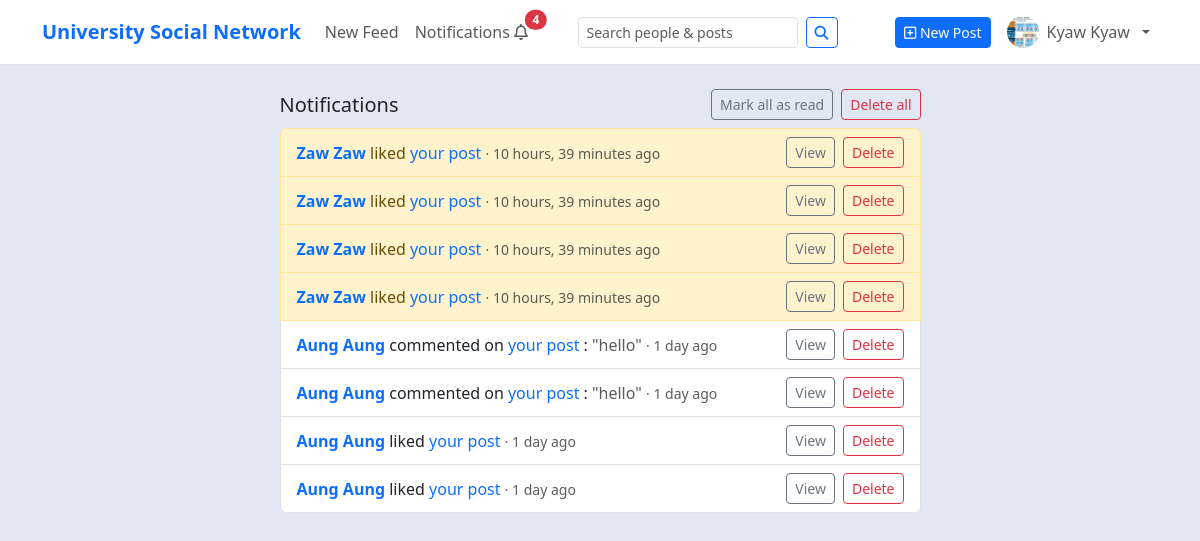
/notifications/ (signed in), run on the app's committed database.
### myapp/models.py (models this page shows, shortened)
class User(AbstractBaseUser, PermissionsMixin):
    email = models.EmailField(unique=True)
    is_staff = models.BooleanField(default=False)
    is_active = models.BooleanField(default=True)
    date_joined = models.DateTimeField(default=timezone.now)
    objects = UserManager()
    USERNAME_FIELD = "email"
    REQUIRED_FIELDS = []

class Profile(models.Model):
    MAJOR = [
        ('CST', 'CST'),
        ('CS',  'Computer Science (CS)'),
        ('CT',  'Computer Technology (CT)'),
    ]
    ACADEMIC_YEAR = [
        ('FIRST_YEAR',  'first year'),
        ('SECOND_YEAR', 'Second year'),
        ('THIRD_YEAR',  'Third year'),
        ('FORUTH_YEAR', 'Fourth year'),
        ('FINAL_YEAR',  'Final year'),
    ]
    user = models.OneToOneField(
        settings.AUTH_USER_MODEL,
        on_delete=models.CASCADE,
        related_name="profile",
    )
    full_name = models.CharField(max_length=150, blank=True)
    bio = models.TextField(blank=True)
    major = models.CharField(max_length=15, choices=MAJOR, blank=True, null=True)
    year = models.CharField(max_length=15, choices=ACADEMIC_YEAR, blank=True, null=True)
    roll_no = models.CharField(max_length=15, blank=True, null=True)
    photo = models.ImageField(upload_to='profile', blank=True, null=True)
    phone_no = models.CharField(max_length=15, blank=True, null=True)
    posts_count = models.PositiveIntegerField(default=0)
    followers_count = models.PositiveIntegerField(default=0)
    following_count = models.PositiveIntegerField(default=0)

class Notification(models.Model):
    actor = models.ForeignKey(
        settings.AUTH_USER_MODEL, null=True, blank=True,
        on_delete=models.SET_NULL, related_name='notifications_sent'
    )
    recipient = models.ForeignKey(
        settings.AUTH_USER_MODEL, on_delete=models.CASCADE,
        related_name='notifications'
    )
    verb = models.CharField(max_length=64)
    extra = models.JSONField(blank=True, null=True)
    is_read = models.BooleanField(default=False)
    created_at = models.DateTimeField(default=timezone.now)
    class Meta:
        db_table = "myapp_notification"   # keep table name stable if you already have it
        ordering = ['-created_at']

### myapp/views.py (the view)
# urls.py: path("notifications/", views.notifications, name="notifications"),
@login_required
def notifications(request):
    qs = (
        Notification.objects
        .select_related("actor", "actor__profile")
        .filter(recipient=request.user)
        .order_by("-created_at")
    )
    page_obj = _paginate(request, qs, per_page=20)
    return render(request, "social/notifications.html", {
        "notifications": page_obj,
        "page_obj": page_obj
    })

### myapp/context_processors.py (called while the page is built)
def unread_notifications_count(request):
    if request.user.is_authenticated:
        c = Notification.objects.filter(recipient=request.user, is_read=False).count()
    else:
        c = 0
    return {'unread_count': c}

### myapp/views.py (called while the page is built)
def _paginate(request, queryset, per_page=10):
    page_number = request.GET.get("page", 1)
    paginator = Paginator(queryset, per_page)
    try:
        page_obj = paginator.page(page_number)
    except PageNotAnInteger:
        page_obj = paginator.page(1)
    except EmptyPage:
        page_obj = paginator.page(paginator.num_pages)
    return page_obj

### templates/social/notifications.html (shortened to what this page needs)
{% extends "social/base.html" %}
{% load static humanize %}
{% block content %}
<div class="row">
  <div class="col-lg-7 mx-auto">
    <div class="d-flex justify-content-between align-items-center mb-2 gap-2">
      <h5 class="mb-0">Notifications</h5>
      <div class="d-flex gap-2">
        <button id="read-all-drf" class="btn btn-sm btn-outline-secondary">Mark all as read</button>
        <button id="delete-all-drf" class="btn btn-sm btn-outline-danger">Delete all</button>
      </div>
    </div>
    <div id="notif-list" class="list-group">
      {% for n in notifications %}
        <div class="list-group-item d-flex justify-content-between align-items-center {% if not n.is_read %}list-group-item-warning{% endif %}" data-id="{{ n.id }}">
          <div class="me-2">
            {% if n.actor %}
              <a class="fw-semibold text-decoration-none" href="{% url 'social:profile-detail' n.actor.id %}">
                {% with pf=n.actor.profile %}
                  {% if pf and pf.full_name %}
                    {{ pf.full_name }}
                  {% elif n.actor.first_name or n.actor.last_name %}
                    {{ n.actor.first_name }}{% if n.actor.last_name %} {{ n.actor.last_name }}{% endif %}
                  {% elif n.actor.email %}
                    {{ n.actor.email }}
                  {% else %}
                    {{ n.actor.username }}
                  {% endif %}
                {% endwith %}
              </a>
            {% else %}
              <strong>Someone</strong>
            {% endif %}
            {% with ex=n.extra %}
              {% if n.verb == 'commented' %}
                commented on
                {% if ex and ex.post_id %}
                  <a class="text-decoration-none" href="{% url 'social:post-detail' ex.post_id %}">your post</a>
                {% else %}
                  your post
                {% endif %}
                {% if ex and ex.comment_excerpt %}
                  : <span class="text-muted">"{{ ex.comment_excerpt|truncatechars:80 }}"</span>
                {% elif ex and ex.post_excerpt %}
                  : <span class="text-muted">"{{ ex.post_excerpt|truncatechars:80 }}"</span>
                {% endif %}
              {% elif n.verb == 'liked' %}
                liked
                {% if ex and ex.post_id %}
                  <a class="text-decoration-none" href="{% url 'social:post-detail' ex.post_id %}">your post</a>
                {% else %}
                  your post
                {% endif %}
              {% endif %}
            {% endwith %}
            <span class="text-muted small">· {{ n.created_at|timesince }} ago</span>
          </div>
          <div class="d-flex align-items-center gap-2">
            <button class="btn btn-sm btn-outline-secondary view-detail" data-id="{{ n.id }}">View</button>
            <button class="btn btn-sm btn-outline-danger delete-item" data-id="{{ n.id }}">Delete</button>
          </div>
        </div>
      {% empty %}
        <div class="alert alert-light border">No notifications.</div>
      {% endfor %}
    </div>
  </div>
</div>
{% endblock %}

### templates/social/nav_bar.html (shortened to what this page needs)
{% load static %}
<nav class="navbar navbar-expand-lg navbar-light bg-white border-bottom sticky-top">
  <div class="container">
    <a class="navbar-brand fw-bold text-primary" href="{% url 'social:feed' %}">
      University Social Network
    </a>
    <div id="nav" class="collapse navbar-collapse">
      <ul class="navbar-nav me-auto">
        <li class="nav-item">
          <a class="nav-link" href="{% url 'social:feed' %}">New Feed</a>
        </li>
        <li class="nav-item">
          <a class="nav-link position-relative" href="{% url 'social:notifications' %}">
            Notifications <i class="fa-regular fa-bell"></i>
            <span id="notif-badge"
                  class="position-absolute start-100 translate-middle badge rounded-pill text-bg-danger {% if not unread_count %}d-none{% endif %}">
              {% if unread_count and unread_count > 0 %}{{ unread_count }}{% endif %}
            </span>
          </a>
        </li>
      </ul>
      <form class="d-flex me-3 my-2 my-lg-0" role="search" action="{% url 'social:search' %}" method="get">
        <input class="form-control form-control-sm me-2"
               type="search"
               name="q"
               placeholder="Search people & posts"
               value="{{ request.GET.q|default:'' }}"
               aria-label="Search">
        <button class="btn btn-sm btn-outline-primary" type="submit">
          <i class="fa-solid fa-magnifying-glass"></i>
        </button>
      </form>
      <ul class="navbar-nav ms-auto align-items-center">
        {% if request.user.is_authenticated %}
          <li class="nav-item me-2 d-none d-lg-block">
            <a class="btn btn-sm btn-primary" href="{% url 'social:post-create' %}">
              <i class="fa-regular fa-square-plus"></i> New Post
            </a>
          </li>
          <li class="nav-item dropdown">
            <a class="nav-link dropdown-toggle d-flex align-items-center gap-2" href="#" role="button"
               data-bs-toggle="dropdown" aria-expanded="false">
              {% if request.user.profile.photo %}
                <img src="{{ request.user.profile.photo.url }}"
                     alt="Avatar"
                     style="width:32px;height:32px;border-radius:50%;object-fit:cover;">
              {% else %}
                <span class="d-inline-flex align-items-center justify-content-center rounded-circle bg-secondary text-white"
                      style="width:32px;height:32px;font-size:14px;">
                  <i class="fa-solid fa-user"></i>
                </span>
              {% endif %}
              <span class="d-none d-sm-inline">
                {% firstof request.user.profile.full_name request.user.email %}
              </span>
            </a>
          </li>
        {% endif %}
      </ul>
    </div>
  </div>
</nav>

### templates/social/base.html (style rules this page uses)
body { background: #e1e7f3; }

### data on the page
User: user.profile.photo (picture), full_name "Kyaw Kyaw"
Notification: actor.profile.full_name "Zaw Zaw", verb "liked", created_at "10 hours, 39 minutes"
Notification: actor.profile.full_name "Zaw Zaw", verb "liked", created_at "10 hours, 39 minutes"
Notification: actor.profile.full_name "Zaw Zaw", verb "liked", created_at "10 hours, 39 minutes"
Notification: actor.profile.full_name "Zaw Zaw", verb "liked", created_at "10 hours, 39 minutes"
Notification: actor.profile.full_name "Aung Aung", shows "your post", extra.comment_excerpt "hello", created_at "1 day"
Notification: actor.profile.full_name "Aung Aung", shows "your post", extra.comment_excerpt "hello", created_at "1 day"
Notification: actor.profile.full_name "Aung Aung", verb "liked", created_at "1 day"
Notification: actor.profile.full_name "Aung Aung", verb "liked", created_at "1 day"

### other printed values
{{ unread_count }} "4"
